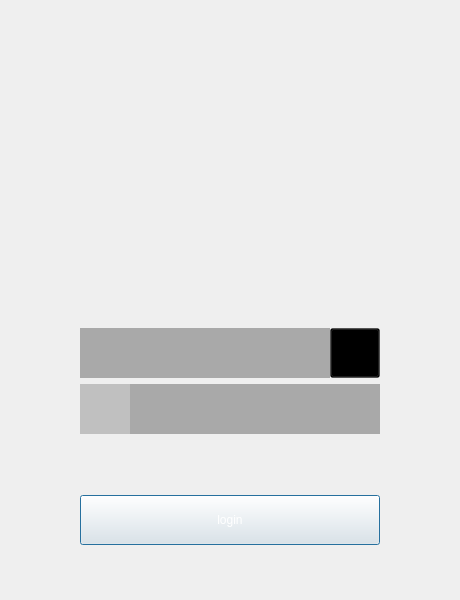
<?xml version="1.0" encoding="UTF-8"?>
<ui version="4.0">
 <class>LoginUI</class>
 <widget class="QDialog" name="LoginUI">
  <property name="geometry">
   <rect>
    <x>0</x>
    <y>0</y>
    <width>460</width>
    <height>600</height>
   </rect>
  </property>
  <property name="minimumSize">
   <size>
    <width>460</width>
    <height>0</height>
   </size>
  </property>
  <property name="maximumSize">
   <size>
    <width>480</width>
    <height>16777215</height>
   </size>
  </property>
  <property name="windowTitle">
   <string>ButelLive</string>
  </property>
  <property name="styleSheet">
   <string notr="true"/>
  </property>
  <layout class="QGridLayout" name="gridLayout">
   <property name="leftMargin">
    <number>0</number>
   </property>
   <property name="topMargin">
    <number>0</number>
   </property>
   <property name="rightMargin">
    <number>0</number>
   </property>
   <property name="bottomMargin">
    <number>0</number>
   </property>
   <item row="8" column="0">
    <layout class="QHBoxLayout" name="horizontalLayout_11">
     <property name="spacing">
      <number>0</number>
     </property>
     <item>
      <spacer name="horizontalSpacer_23">
       <property name="orientation">
        <enum>Qt::Horizontal</enum>
       </property>
       <property name="sizeHint" stdset="0">
        <size>
         <width>40</width>
         <height>20</height>
        </size>
       </property>
      </spacer>
     </item>
     <item>
      <widget class="QPushButton" name="m_pBtnLogin">
       <property name="sizePolicy">
        <sizepolicy hsizetype="Maximum" vsizetype="Maximum">
         <horstretch>0</horstretch>
         <verstretch>0</verstretch>
        </sizepolicy>
       </property>
       <property name="minimumSize">
        <size>
         <width>300</width>
         <height>50</height>
        </size>
       </property>
       <property name="maximumSize">
        <size>
         <width>300</width>
         <height>50</height>
        </size>
       </property>
       <property name="styleSheet">
        <string notr="true">border-color: rgba(22, 121, 145,255);
font: 75 14pt &quot;微软雅黑&quot;;
border-image: url(:/images/blue_bg.png);
color: rgb(255, 255, 255);</string>
       </property>
       <property name="text">
        <string>login</string>
       </property>
      </widget>
     </item>
     <item>
      <spacer name="horizontalSpacer_24">
       <property name="orientation">
        <enum>Qt::Horizontal</enum>
       </property>
       <property name="sizeHint" stdset="0">
        <size>
         <width>40</width>
         <height>20</height>
        </size>
       </property>
      </spacer>
     </item>
    </layout>
   </item>
   <item row="6" column="0">
    <layout class="QHBoxLayout" name="horizontalLayout_7">
     <property name="spacing">
      <number>0</number>
     </property>
     <item>
      <spacer name="horizontalSpacer_17">
       <property name="orientation">
        <enum>Qt::Horizontal</enum>
       </property>
       <property name="sizeHint" stdset="0">
        <size>
         <width>40</width>
         <height>20</height>
        </size>
       </property>
      </spacer>
     </item>
     <item>
      <widget class="QLabel" name="m_pLblPassWord">
       <property name="sizePolicy">
        <sizepolicy hsizetype="Maximum" vsizetype="Maximum">
         <horstretch>0</horstretch>
         <verstretch>0</verstretch>
        </sizepolicy>
       </property>
       <property name="minimumSize">
        <size>
         <width>50</width>
         <height>50</height>
        </size>
       </property>
       <property name="maximumSize">
        <size>
         <width>50</width>
         <height>50</height>
        </size>
       </property>
       <property name="styleSheet">
        <string notr="true">border-image: url(:/images/login_password.png);
background-color: rgba(0, 0, 0,50);</string>
       </property>
       <property name="text">
        <string/>
       </property>
      </widget>
     </item>
     <item>
      <widget class="QLineEdit" name="m_pLineEditPassWord">
       <property name="sizePolicy">
        <sizepolicy hsizetype="Maximum" vsizetype="Maximum">
         <horstretch>0</horstretch>
         <verstretch>0</verstretch>
        </sizepolicy>
       </property>
       <property name="minimumSize">
        <size>
         <width>250</width>
         <height>50</height>
        </size>
       </property>
       <property name="maximumSize">
        <size>
         <width>250</width>
         <height>50</height>
        </size>
       </property>
       <property name="focusPolicy">
        <enum>Qt::WheelFocus</enum>
       </property>
       <property name="styleSheet">
        <string notr="true">background-color: rgba(0, 0, 0,75);
font: 75 14pt &quot;微软雅黑&quot;;
border-image: url(:/images/xxx.png);
color: rgb(255, 255, 255);
border:1px;</string>
       </property>
       <property name="text">
        <string/>
       </property>
       <property name="echoMode">
        <enum>QLineEdit::Password</enum>
       </property>
      </widget>
     </item>
     <item>
      <spacer name="horizontalSpacer_18">
       <property name="orientation">
        <enum>Qt::Horizontal</enum>
       </property>
       <property name="sizeHint" stdset="0">
        <size>
         <width>40</width>
         <height>20</height>
        </size>
       </property>
      </spacer>
     </item>
    </layout>
   </item>
   <item row="10" column="0">
    <spacer name="verticalSpacer_6">
     <property name="orientation">
      <enum>Qt::Vertical</enum>
     </property>
     <property name="sizeHint" stdset="0">
      <size>
       <width>17</width>
       <height>54</height>
      </size>
     </property>
    </spacer>
   </item>
   <item row="9" column="0">
    <layout class="QHBoxLayout" name="horizontalLayout_10"/>
   </item>
   <item row="3" column="0">
    <spacer name="verticalSpacer">
     <property name="orientation">
      <enum>Qt::Vertical</enum>
     </property>
     <property name="sizeHint" stdset="0">
      <size>
       <width>20</width>
       <height>54</height>
      </size>
     </property>
    </spacer>
   </item>
   <item row="1" column="0">
    <spacer name="verticalSpacer_4">
     <property name="sizePolicy">
      <sizepolicy hsizetype="Minimum" vsizetype="Maximum">
       <horstretch>0</horstretch>
       <verstretch>0</verstretch>
      </sizepolicy>
     </property>
     <property name="minimumSize">
      <size>
       <width>0</width>
       <height>40</height>
      </size>
     </property>
     <property name="maximumSize">
      <size>
       <width>16777215</width>
       <height>40</height>
      </size>
     </property>
     <property name="orientation">
      <enum>Qt::Vertical</enum>
     </property>
     <property name="sizeHint" stdset="0">
      <size>
       <width>20</width>
       <height>37</height>
      </size>
     </property>
    </spacer>
   </item>
   <item row="2" column="0">
    <layout class="QHBoxLayout" name="horizontalLayout">
     <item>
      <spacer name="horizontalSpacer">
       <property name="orientation">
        <enum>Qt::Horizontal</enum>
       </property>
       <property name="sizeHint" stdset="0">
        <size>
         <width>40</width>
         <height>20</height>
        </size>
       </property>
      </spacer>
     </item>
     <item>
      <widget class="QLabel" name="m_pLblLogo">
       <property name="sizePolicy">
        <sizepolicy hsizetype="Maximum" vsizetype="Maximum">
         <horstretch>0</horstretch>
         <verstretch>0</verstretch>
        </sizepolicy>
       </property>
       <property name="minimumSize">
        <size>
         <width>130</width>
         <height>130</height>
        </size>
       </property>
       <property name="maximumSize">
        <size>
         <width>130</width>
         <height>130</height>
        </size>
       </property>
       <property name="styleSheet">
        <string notr="true"/>
       </property>
       <property name="text">
        <string/>
       </property>
      </widget>
     </item>
     <item>
      <spacer name="horizontalSpacer_2">
       <property name="orientation">
        <enum>Qt::Horizontal</enum>
       </property>
       <property name="sizeHint" stdset="0">
        <size>
         <width>40</width>
         <height>20</height>
        </size>
       </property>
      </spacer>
     </item>
    </layout>
   </item>
   <item row="4" column="0">
    <layout class="QHBoxLayout" name="horizontalLayout_12">
     <item>
      <spacer name="horizontalSpacer_25">
       <property name="orientation">
        <enum>Qt::Horizontal</enum>
       </property>
       <property name="sizeHint" stdset="0">
        <size>
         <width>40</width>
         <height>20</height>
        </size>
       </property>
      </spacer>
     </item>
     <item>
      <widget class="QLabel" name="m_pLblLoginInfo">
       <property name="sizePolicy">
        <sizepolicy hsizetype="Maximum" vsizetype="Maximum">
         <horstretch>0</horstretch>
         <verstretch>0</verstretch>
        </sizepolicy>
       </property>
       <property name="minimumSize">
        <size>
         <width>300</width>
         <height>30</height>
        </size>
       </property>
       <property name="maximumSize">
        <size>
         <width>300</width>
         <height>30</height>
        </size>
       </property>
       <property name="styleSheet">
        <string notr="true">background-color: rgba(85, 255, 255,0);
color: rgb(211, 91, 102);
font: 75 11pt &quot;微软雅黑&quot;;
border-image: url(:/images/xxx.png);</string>
       </property>
       <property name="text">
        <string/>
       </property>
       <property name="alignment">
        <set>Qt::AlignCenter</set>
       </property>
      </widget>
     </item>
     <item>
      <spacer name="horizontalSpacer_26">
       <property name="orientation">
        <enum>Qt::Horizontal</enum>
       </property>
       <property name="sizeHint" stdset="0">
        <size>
         <width>40</width>
         <height>20</height>
        </size>
       </property>
      </spacer>
     </item>
    </layout>
   </item>
   <item row="5" column="0">
    <layout class="QHBoxLayout" name="horizontalLayout_15">
     <property name="spacing">
      <number>0</number>
     </property>
     <item>
      <spacer name="horizontalSpacer_30">
       <property name="orientation">
        <enum>Qt::Horizontal</enum>
       </property>
       <property name="sizeHint" stdset="0">
        <size>
         <width>40</width>
         <height>20</height>
        </size>
       </property>
      </spacer>
     </item>
     <item>
      <widget class="QLabel" name="m_pLblUserName">
       <property name="sizePolicy">
        <sizepolicy hsizetype="Maximum" vsizetype="Maximum">
         <horstretch>0</horstretch>
         <verstretch>0</verstretch>
        </sizepolicy>
       </property>
       <property name="minimumSize">
        <size>
         <width>50</width>
         <height>50</height>
        </size>
       </property>
       <property name="maximumSize">
        <size>
         <width>50</width>
         <height>50</height>
        </size>
       </property>
       <property name="styleSheet">
        <string notr="true">border-image: url(:/images/login_user.png);
background-color: qlineargradient(spread:pad, x1:0, y1:0, x2:1, y2:0, stop:0 rgba(255, 178, 102, 255), stop:0.55 rgba(235, 148, 61, 255), stop:0.98 rgba(0, 0, 0, 255), stop:1 rgba(0, 0, 0, 0));
background-color: rgba(0, 0, 0, 75);
</string>
       </property>
       <property name="text">
        <string/>
       </property>
      </widget>
     </item>
     <item>
      <layout class="QHBoxLayout" name="horizontalLayout_16">
       <property name="spacing">
        <number>0</number>
       </property>
       <item>
        <widget class="QLineEdit" name="m_pLineEditUserName">
         <property name="sizePolicy">
          <sizepolicy hsizetype="Maximum" vsizetype="Maximum">
           <horstretch>0</horstretch>
           <verstretch>0</verstretch>
          </sizepolicy>
         </property>
         <property name="minimumSize">
          <size>
           <width>200</width>
           <height>50</height>
          </size>
         </property>
         <property name="maximumSize">
          <size>
           <width>200</width>
           <height>50</height>
          </size>
         </property>
         <property name="styleSheet">
          <string notr="true">background-color: rgba(0, 0, 0,75);
font: 75 14pt &quot;微软雅黑&quot;;
border-image: url(:/images/lineedit.png);
color: rgb(255, 255, 255);
border:1px;</string>
         </property>
         <property name="text">
          <string/>
         </property>
        </widget>
       </item>
       <item>
        <widget class="QPushButton" name="m_pBtnUserNameDel">
         <property name="minimumSize">
          <size>
           <width>50</width>
           <height>50</height>
          </size>
         </property>
         <property name="maximumSize">
          <size>
           <width>50</width>
           <height>50</height>
          </size>
         </property>
         <property name="styleSheet">
          <string notr="true">border-color: rgb(0, 0, 0);
background-color: rgba(0, 0, 0,75);
border-image: url(:/images/nav_close.png);</string>
         </property>
         <property name="text">
          <string/>
         </property>
        </widget>
       </item>
      </layout>
     </item>
     <item>
      <spacer name="horizontalSpacer_31">
       <property name="orientation">
        <enum>Qt::Horizontal</enum>
       </property>
       <property name="sizeHint" stdset="0">
        <size>
         <width>40</width>
         <height>20</height>
        </size>
       </property>
      </spacer>
     </item>
    </layout>
   </item>
   <item row="0" column="0">
    <widget class="TitleBar" name="m_pTitleLbl" native="true">
     <property name="sizePolicy">
      <sizepolicy hsizetype="Preferred" vsizetype="Maximum">
       <horstretch>0</horstretch>
       <verstretch>0</verstretch>
      </sizepolicy>
     </property>
     <property name="minimumSize">
      <size>
       <width>0</width>
       <height>40</height>
      </size>
     </property>
     <property name="maximumSize">
      <size>
       <width>16777215</width>
       <height>40</height>
      </size>
     </property>
     <property name="styleSheet">
      <string notr="true">background-color: rgba(0, 0, 0,0);
border-image: url(:/images/lineedit.png);
</string>
     </property>
    </widget>
   </item>
   <item row="7" column="0">
    <spacer name="verticalSpacer_2">
     <property name="orientation">
      <enum>Qt::Vertical</enum>
     </property>
     <property name="sizeHint" stdset="0">
      <size>
       <width>20</width>
       <height>40</height>
      </size>
     </property>
    </spacer>
   </item>
  </layout>
 </widget>
 <customwidgets>
  <customwidget>
   <class>TitleBar</class>
   <extends>QWidget</extends>
   <header location="global">titlebar.h</header>
   <container>1</container>
  </customwidget>
 </customwidgets>
 <tabstops>
  <tabstop>m_pLineEditUserName</tabstop>
  <tabstop>m_pLineEditPassWord</tabstop>
  <tabstop>m_pBtnLogin</tabstop>
  <tabstop>m_pBtnUserNameDel</tabstop>
 </tabstops>
 <resources/>
 <connections/>
</ui>
